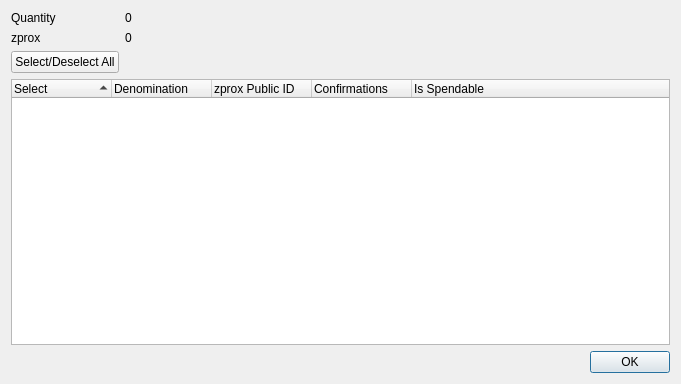
<?xml version="1.0" encoding="UTF-8"?>
<ui version="4.0">
 <class>ZproxControlDialog</class>
 <widget class="QDialog" name="ZproxControlDialog">
  <property name="geometry">
   <rect>
    <x>0</x>
    <y>0</y>
    <width>681</width>
    <height>384</height>
   </rect>
  </property>
  <property name="minimumSize">
   <size>
    <width>681</width>
    <height>384</height>
   </size>
  </property>
  <property name="windowTitle">
   <string>Select zprox to Spend</string>
  </property>
  <layout class="QGridLayout" name="gridLayout">
   <item row="0" column="0">
    <layout class="QFormLayout" name="formLayout">
     <property name="sizeConstraint">
      <enum>QLayout::SetDefaultConstraint</enum>
     </property>
     <item row="0" column="0">
      <widget class="QLabel" name="labelQuantity">
       <property name="text">
        <string>Quantity</string>
       </property>
      </widget>
     </item>
     <item row="0" column="1">
      <widget class="QLabel" name="labelQuantity_int">
       <property name="text">
        <string>0</string>
       </property>
      </widget>
     </item>
     <item row="1" column="0">
      <widget class="QLabel" name="labelZprox">
       <property name="text">
        <string>zprox</string>
       </property>
      </widget>
     </item>
     <item row="1" column="1">
      <widget class="QLabel" name="labelZprox_int">
       <property name="text">
        <string>0</string>
       </property>
      </widget>
     </item>
     <item row="2" column="0">
      <widget class="QPushButton" name="pushButtonAll">
       <property name="text">
        <string>Select/Deselect All</string>
       </property>
      </widget>
     </item>
    </layout>
   </item>
   <item row="1" column="0">
    <layout class="QVBoxLayout" name="verticalLayout">
     <item>
      <widget class="QTreeWidget" name="treeWidget">
       <property name="minimumSize">
        <size>
         <width>0</width>
         <height>250</height>
        </size>
       </property>
       <property name="alternatingRowColors">
        <bool>true</bool>
       </property>
       <property name="sortingEnabled">
        <bool>true</bool>
       </property>
       <property name="columnCount">
        <number>5</number>
       </property>
       <attribute name="headerDefaultSectionSize">
        <number>100</number>
       </attribute>
       <column>
        <property name="text">
         <string notr="true">Select</string>
        </property>
       </column>
       <column>
        <property name="text">
         <string notr="true">Denomination</string>
        </property>
       </column>
       <column>
        <property name="text">
         <string notr="true">zprox Public ID</string>
        </property>
       </column>
       <column>
        <property name="text">
         <string notr="true">Confirmations</string>
        </property>
       </column>
       <column>
        <property name="text">
         <string>Is Spendable</string>
        </property>
       </column>
      </widget>
     </item>
     <item>
      <widget class="QDialogButtonBox" name="buttonBox">
       <property name="orientation">
        <enum>Qt::Horizontal</enum>
       </property>
       <property name="standardButtons">
        <set>QDialogButtonBox::Ok</set>
       </property>
      </widget>
     </item>
    </layout>
   </item>
  </layout>
 </widget>
 <resources/>
 <connections>
  <connection>
   <sender>buttonBox</sender>
   <signal>accepted()</signal>
   <receiver>ZproxControlDialog</receiver>
   <slot>accept()</slot>
   <hints>
    <hint type="sourcelabel">
     <x>248</x>
     <y>254</y>
    </hint>
    <hint type="destinationlabel">
     <x>157</x>
     <y>274</y>
    </hint>
   </hints>
  </connection>
  <connection>
   <sender>buttonBox</sender>
   <signal>rejected()</signal>
   <receiver>ZproxControlDialog</receiver>
   <slot>reject()</slot>
   <hints>
    <hint type="sourcelabel">
     <x>316</x>
     <y>260</y>
    </hint>
    <hint type="destinationlabel">
     <x>286</x>
     <y>274</y>
    </hint>
   </hints>
  </connection>
 </connections>
</ui>
